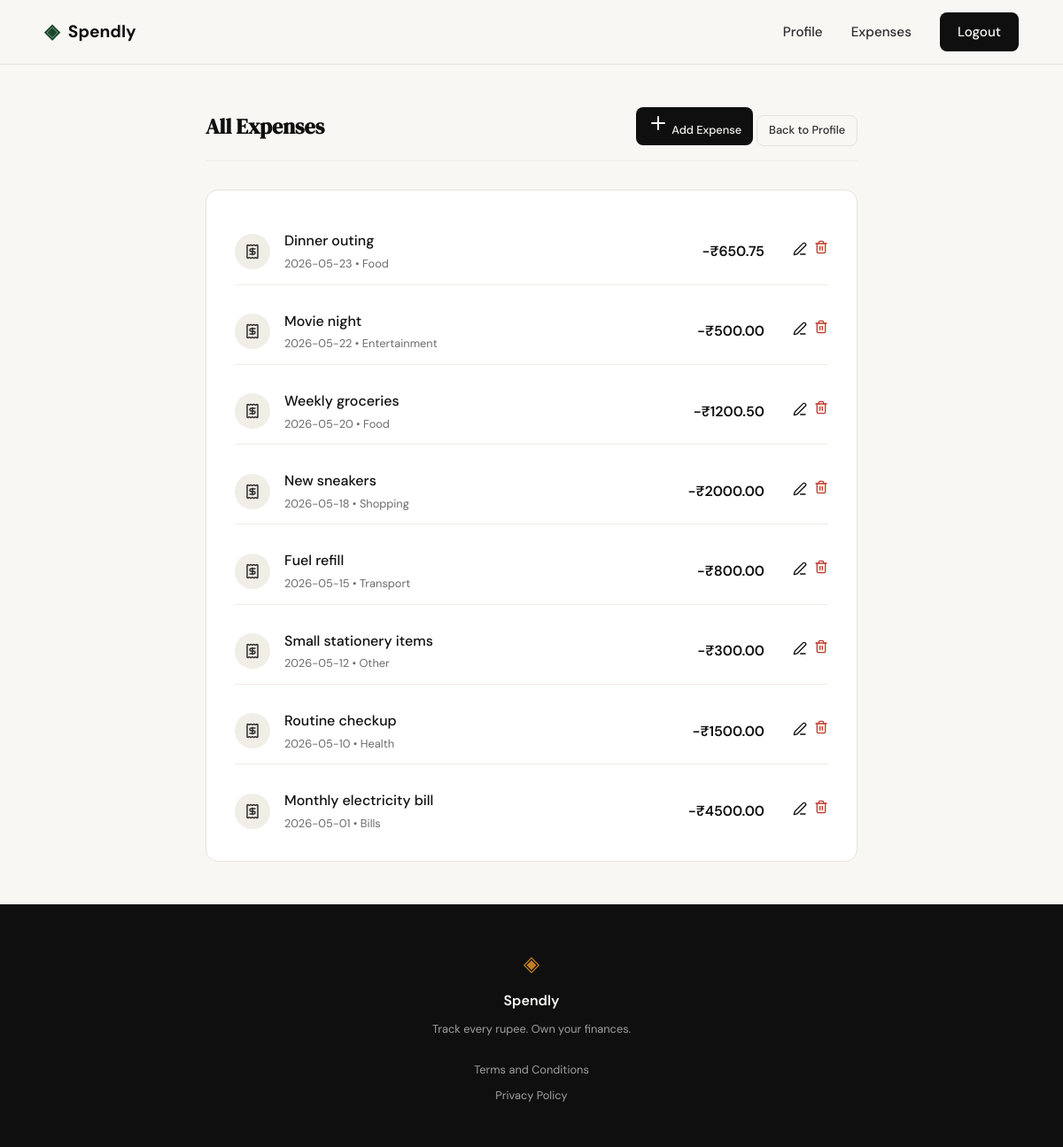
The app's page /expenses (signed in), older data.
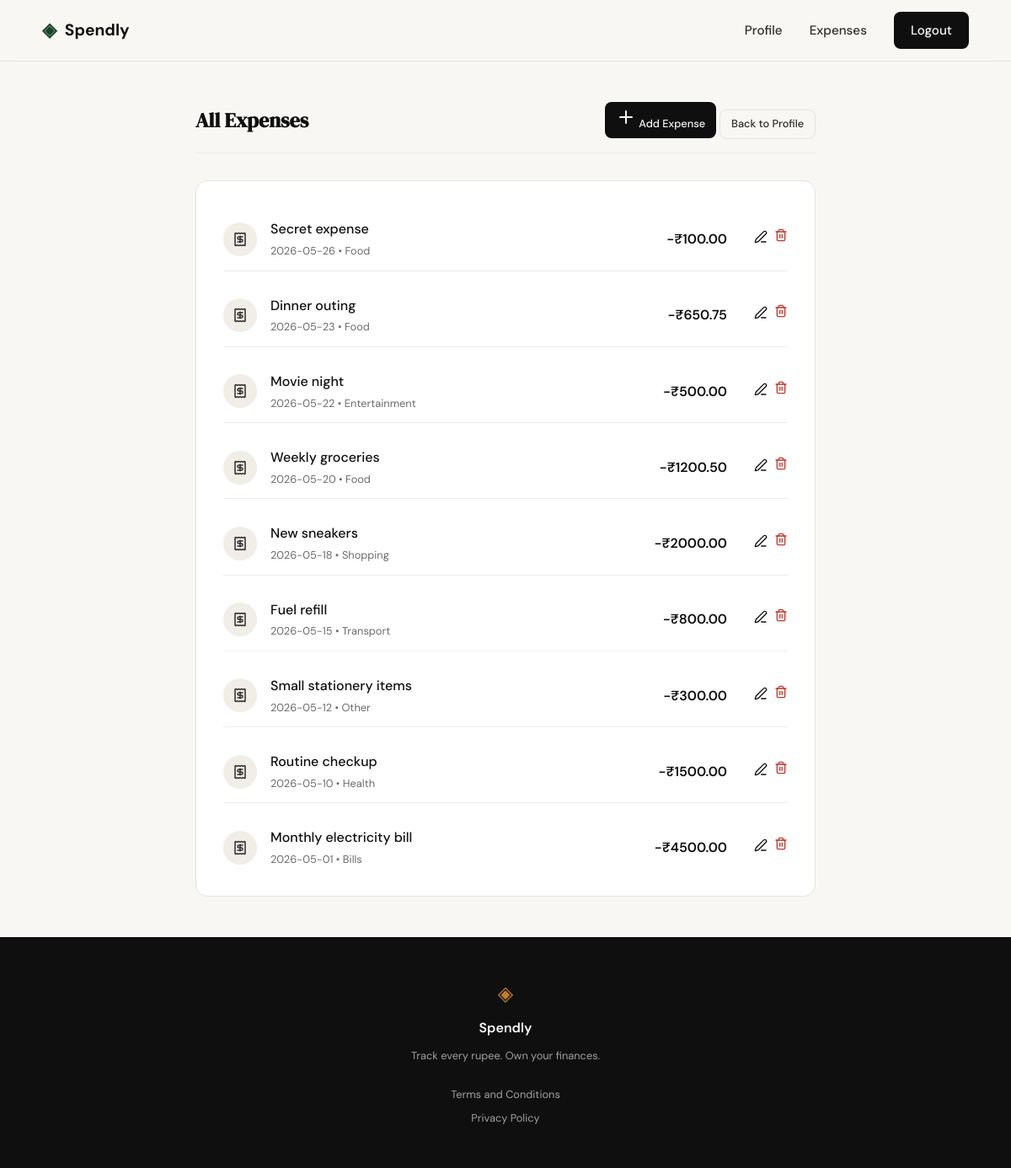
The same page, newer data.
### tables this page shows
CREATE TABLE expenses (
            id INTEGER PRIMARY KEY AUTOINCREMENT,
            user_id INTEGER NOT NULL,
            amount REAL NOT NULL,
            category TEXT NOT NULL,
            date TEXT NOT NULL,
            description TEXT,
            created_at TEXT DEFAULT (datetime('now')),
            FOREIGN KEY (user_id) REFERENCES users (id)
        );

### app.py (the view)
@app.route("/expenses")
def expenses():
    if "user_id" not in session:
        return redirect(url_for('login'))
    db = get_db()
    cursor = db.cursor()
    cursor.execute("SELECT id, amount, category, date, description FROM expenses WHERE user_id = ? ORDER BY date DESC, id DESC", (session['user_id'],))
    all_expenses = cursor.fetchall()
    db.close()
    return render_template("expenses.html", expenses=all_expenses)

### database/db.py (called while the page is built)
def get_db():
    conn = sqlite3.connect(DATABASE)
    conn.row_factory = sqlite3.Row
    conn.execute("PRAGMA foreign_keys = ON")
    return conn

### templates/expenses.html (shortened to what this page needs)
{% extends "base.html" %}
{% block content %}
<div class="profile-container">
    <div class="section-header" style="margin-bottom: 2rem;">
        <h2>All Expenses</h2>
        <div class="header-actions">
            <a href="{{ url_for('add_expense_route') }}" class="btn btn-primary btn-sm">
                <i data-lucide="plus"></i>
                <span>Add Expense</span>
            </a>
            <a href="{{ url_for('profile') }}" class="btn-ghost btn-sm">Back to Profile</a>
        </div>
    </div>
    <div class="profile-section">
        {% if expenses %}
        <div class="activity-list">
            {% for expense in expenses %}
            <div class="activity-item">
                <div class="activity-icon">
                    <i data-lucide="receipt"></i>
                </div>
                <div class="activity-details">
                    <p class="activity-desc">{{ expense.description or expense.category }}</p>
                    <p class="activity-date">{{ expense.date }} &bull; {{ expense.category }}</p>
                </div>
                <div class="activity-amount negative">
                    -₹{{ "%.2f"|format(expense.amount) }}
                </div>
                <div class="activity-actions" style="margin-left: 1rem; display: flex; gap: 0.5rem;">
                    <a href="{{ url_for('edit_expense', id=expense.id) }}" class="btn-icon" title="Edit">
                        <i data-lucide="edit-3" style="width: 16px; height: 16px;"></i>
                    </a>
                    <form action="{{ url_for('delete_expense_route', id=expense.id) }}" method="POST" style="display: inline;" onsubmit="return confirm('Are you sure you want to delete this expense?');">
                        <button type="submit" class="btn-icon" title="Delete" style="background: none; border: none; cursor: pointer; color: var(--danger); padding: 0; display: flex; align-items: center; justify-content: center;">
                            <i data-lucide="trash-2" style="width: 16px; height: 16px;"></i>
                        </button>
                    </form>
                </div>
            </div>
            {% endfor %}
        </div>
        {% else %}
        <div class="empty-state">
            <i data-lucide="receipt"></i>
            <p>No expenses found. Start tracking your spending!</p>
        </div>
        {% endif %}
    </div>
</div>
{% endblock %}

### templates/base.html (shortened to what this page needs)
<!DOCTYPE html>
<html lang="en">
<head>
    <link rel="stylesheet" href="{{ url_for('static', filename='css/style.css') }}">
</head>
<body>
    <nav class="navbar">
        <div class="nav-inner">
            <a href="{{ url_for('landing') }}" class="nav-brand">
                <span class="brand-icon">◈</span>
                <span class="brand-name">Spendly</span>
            </a>
            <div class="nav-links">
                {% if session.user_id %}
                <a href="{{ url_for('profile') }}">Profile</a>
                <a href="{{ url_for('expenses') }}">Expenses</a>
                <a href="{{ url_for('logout') }}" class="nav-cta">Logout</a>
                {% else %}
                <a href="#features">Features</a>
                <a href="#pricing">Pricing</a>
                <a href="#about">About</a>
                <a href="{{ url_for('login') }}">Sign in</a>
                <a href="{{ url_for('register') }}" class="nav-cta">Get started</a>
                {% endif %}
            </div>
        </div>
    </nav>
    <main class="main-content">
        {% block content %}{% endblock %}
    </main>
    <footer class="footer">
        <div class="footer-inner">
            <span class="brand-icon">◈</span>
            <span class="footer-name">Spendly</span>
            <p class="footer-copy">Track every rupee. Own your finances.</p>
            <div class="footer-links">
                <div class="footer-link-item"><a href="{{ url_for('terms') }}">Terms and Conditions</a></div>
                <div class="footer-link-item"><a href="{{ url_for('privacy') }}">Privacy Policy</a></div>
            </div>
        </div>
    </footer>
</body>
</html>

### static/css/style.css (style rules this page uses)
:root { --ink: #0f0f0f; --ink-soft: #2d2d2d; --ink-muted: #6b6b6b; --ink-faint: #a0a0a0; --paper: #f8f7f4; --paper-warm: #f1ede7; --paper-card: #ffffff; --accent: #1a472a; --accent-light: #e9f0ec; --accent-2: #c17f24; --accent-2-light: #fdf3e3; --danger: #c0392b; --danger-light: #fdecea; --border: #e6e3db; --border-soft: #f0ede6; --font-display: 'DM Serif Display', Georgia, serif; --font-body: 'DM Sans', system-ui, sans-serif; --max-width: 1100px; --auth-width: 440px; --radius-sm: 8px; --radius-md: 14px; --radius-lg: 24px; }
*, *::before, *::after { box-sizing: border-box; margin: 0; padding: 0; }
html { font-size: 16px; scroll-behavior: smooth; }
body { background: var(--paper); color: var(--ink); font-family: var(--font-body); font-size: 1rem; line-height: 1.6; -webkit-font-smoothing: antialiased; }
a { color: inherit; text-decoration: none; }
.navbar { position: sticky; top: 0; z-index: 100; background: rgba(248, 247, 244, 0.8); backdrop-filter: blur(8px); border-bottom: 1px solid var(--border); padding: 0 2rem; }
.nav-inner { max-width: var(--max-width); margin: 0 auto; height: 72px; display: flex; align-items: center; justify-content: space-between; }
.nav-brand { display: flex; align-items: center; gap: 0.6rem; font-family: var(--font-body); font-weight: 700; font-size: 1.2rem; color: var(--ink); }
.brand-icon { color: var(--accent); font-size: 1.4rem; }
.nav-links { display: flex; align-items: center; gap: 2rem; font-size: 0.95rem; font-weight: 500; }
.nav-links a { color: var(--ink-soft); transition: color 0.2s; }
.nav-cta { background: var(--ink) !important; color: var(--paper) !important; padding: 0.6rem 1.25rem; border-radius: var(--radius-sm); transition: all 0.2s !important; }
.main-content { min-height: calc(100vh - 60px - 100px); }
.btn-primary { display: inline-block; background: var(--ink); color: var(--paper); padding: 0.65rem 1.5rem; border-radius: var(--radius-sm); font-family: var(--font-body); font-size: 0.9rem; font-weight: 500; cursor: pointer; border: none; transition: background 0.2s; text-decoration: none; }
.btn-ghost { display: inline-block; background: transparent; color: var(--ink-soft); padding: 0.65rem 1.5rem; border-radius: var(--radius-sm); font-size: 0.9rem; font-weight: 500; border: 1px solid var(--border); transition: all 0.2s; text-decoration: none; }
.footer { background: var(--ink); color: var(--paper); padding: 3rem 2rem; text-align: center; }
.footer-inner { display: flex; flex-direction: column; align-items: center; gap: 0.6rem; }
.footer .brand-icon { color: var(--accent-2); font-size: 1.5rem; }
.footer-name { font-weight: 600; font-size: 1rem; }
.footer-copy { font-size: 0.8rem; color: var(--ink-faint); margin-bottom: 1rem; }
.footer-links { display: flex; flex-direction: column; gap: 0.5rem; font-size: 0.8rem; }
.footer-link-item a { color: var(--ink-faint); transition: color 0.2s; }
.profile-container { max-width: 800px; margin: 3rem auto; padding: 0 2rem; }
.profile-section { background: var(--paper-card); border: 1px solid var(--border); border-radius: var(--radius-md); padding: 2rem; margin-bottom: 2rem; }
.section-header { display: flex; justify-content: space-between; align-items: center; margin-bottom: 1.5rem; border-bottom: 1px solid var(--border-soft); padding-bottom: 1rem; }
.section-header h2 { font-family: var(--font-display); font-size: 1.5rem; color: var(--ink); }
.activity-list { display: flex; flex-direction: column; gap: 1rem; }
.activity-item { display: flex; align-items: center; gap: 1rem; padding: 0.75rem 0; border-bottom: 1px solid var(--border-soft); }
.activity-item:last-child { border-bottom: none; padding-bottom: 0; }
.activity-icon { width: 40px; height: 40px; border-radius: 50%; background: var(--paper-warm); display: flex; align-items: center; justify-content: center; color: var(--ink-soft); }
.activity-icon svg { width: 18px; height: 18px; }
.activity-details { flex: 1; }
.activity-desc { font-weight: 500; color: var(--ink); margin-bottom: 0.2rem; }
.activity-date { font-size: 0.8rem; color: var(--ink-muted); }
.activity-amount { font-weight: 600; font-family: var(--font-body); font-variant-numeric: tabular-nums; }
.activity-amount.negative { color: var(--ink); }
.btn-sm { padding: 0.4rem 0.8rem; font-size: 0.8rem; }

Row changes from the older to the newer data that the page shows:
added expenses: description "Secret expense", date "2026-05-26", category "Food", amount "100.00"
